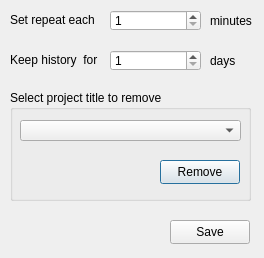
<?xml version="1.0" encoding="UTF-8"?>
<ui version="4.0">
 <class>Preferences</class>
 <widget class="QDialog" name="Preferences">
  <property name="geometry">
   <rect>
    <x>0</x>
    <y>0</y>
    <width>264</width>
    <height>258</height>
   </rect>
  </property>
  <property name="minimumSize">
   <size>
    <width>264</width>
    <height>258</height>
   </size>
  </property>
  <property name="maximumSize">
   <size>
    <width>264</width>
    <height>258</height>
   </size>
  </property>
  <property name="windowTitle">
   <string>Preferences</string>
  </property>
  <widget class="QSpinBox" name="minutesBox">
   <property name="geometry">
    <rect>
     <x>110</x>
     <y>10</y>
     <width>91</width>
     <height>21</height>
    </rect>
   </property>
   <property name="minimum">
    <number>1</number>
   </property>
   <property name="maximum">
    <number>1440</number>
   </property>
  </widget>
  <widget class="QSpinBox" name="daysBox">
   <property name="geometry">
    <rect>
     <x>110</x>
     <y>50</y>
     <width>91</width>
     <height>21</height>
    </rect>
   </property>
   <property name="minimum">
    <number>1</number>
   </property>
   <property name="maximum">
    <number>30</number>
   </property>
  </widget>
  <widget class="QGroupBox" name="groupBox">
   <property name="geometry">
    <rect>
     <x>10</x>
     <y>90</y>
     <width>241</width>
     <height>111</height>
    </rect>
   </property>
   <property name="title">
    <string>Select project title to remove</string>
   </property>
   <widget class="QPushButton" name="removeButton">
    <property name="geometry">
     <rect>
      <x>150</x>
      <y>70</y>
      <width>80</width>
      <height>24</height>
     </rect>
    </property>
    <property name="text">
     <string>Remove</string>
    </property>
   </widget>
   <widget class="QComboBox" name="projectsList">
    <property name="geometry">
     <rect>
      <x>10</x>
      <y>30</y>
      <width>221</width>
      <height>21</height>
     </rect>
    </property>
   </widget>
  </widget>
  <widget class="QPushButton" name="saveButton">
   <property name="geometry">
    <rect>
     <x>170</x>
     <y>220</y>
     <width>80</width>
     <height>24</height>
    </rect>
   </property>
   <property name="text">
    <string>Save</string>
   </property>
  </widget>
  <widget class="QLabel" name="repeatLabel">
   <property name="geometry">
    <rect>
     <x>10</x>
     <y>10</y>
     <width>91</width>
     <height>20</height>
    </rect>
   </property>
   <property name="text">
    <string>Set repeat each</string>
   </property>
  </widget>
  <widget class="QLabel" name="historyLabel">
   <property name="geometry">
    <rect>
     <x>10</x>
     <y>50</y>
     <width>91</width>
     <height>20</height>
    </rect>
   </property>
   <property name="text">
    <string>Keep history  for</string>
   </property>
  </widget>
  <widget class="QLabel" name="minutesLabel">
   <property name="geometry">
    <rect>
     <x>210</x>
     <y>10</y>
     <width>52</width>
     <height>21</height>
    </rect>
   </property>
   <property name="text">
    <string>minutes</string>
   </property>
  </widget>
  <widget class="QLabel" name="dayLabel">
   <property name="geometry">
    <rect>
     <x>210</x>
     <y>50</y>
     <width>52</width>
     <height>21</height>
    </rect>
   </property>
   <property name="text">
    <string>days</string>
   </property>
  </widget>
 </widget>
 <resources/>
 <connections/>
</ui>
